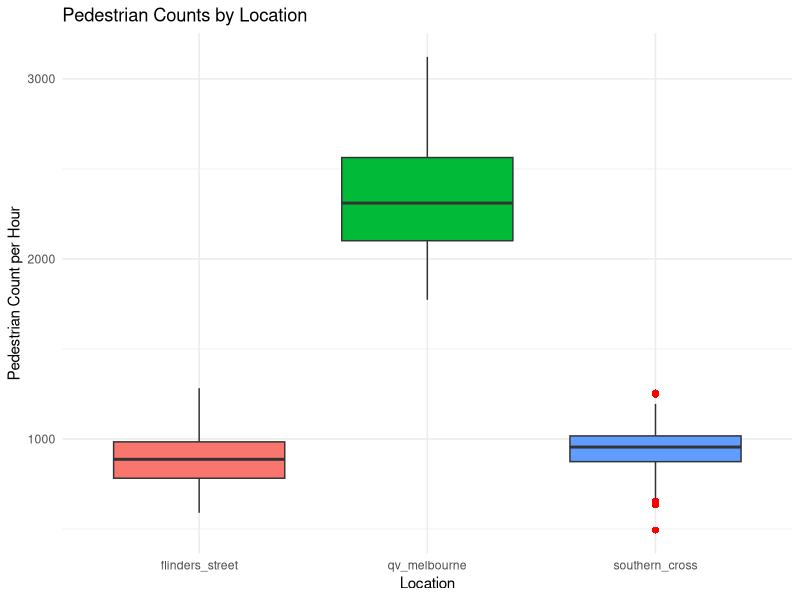
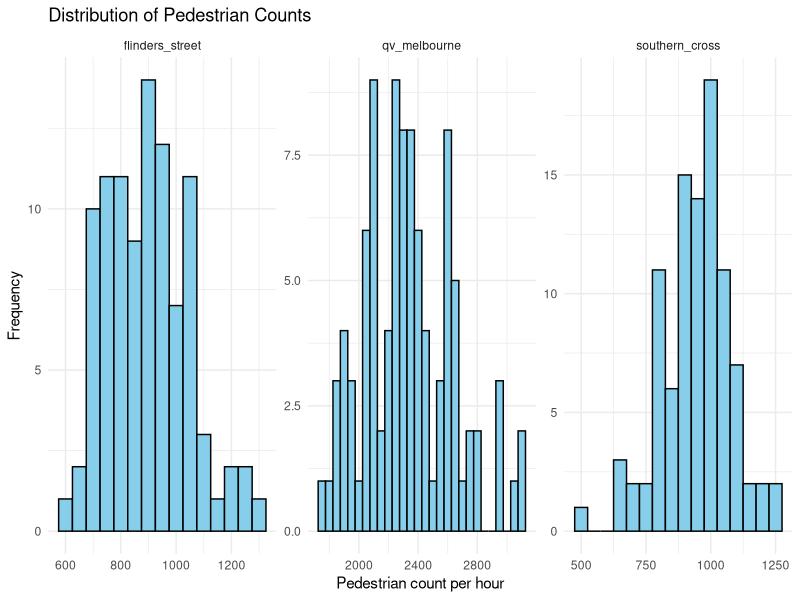
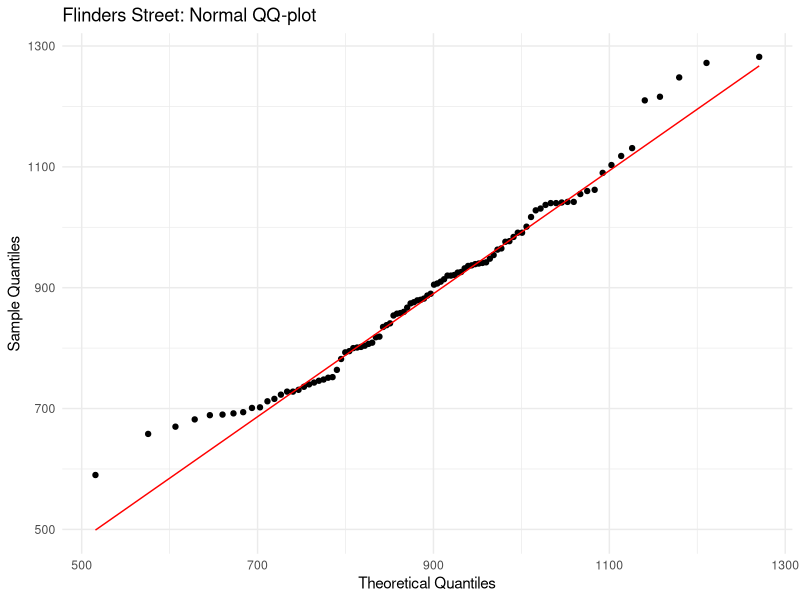
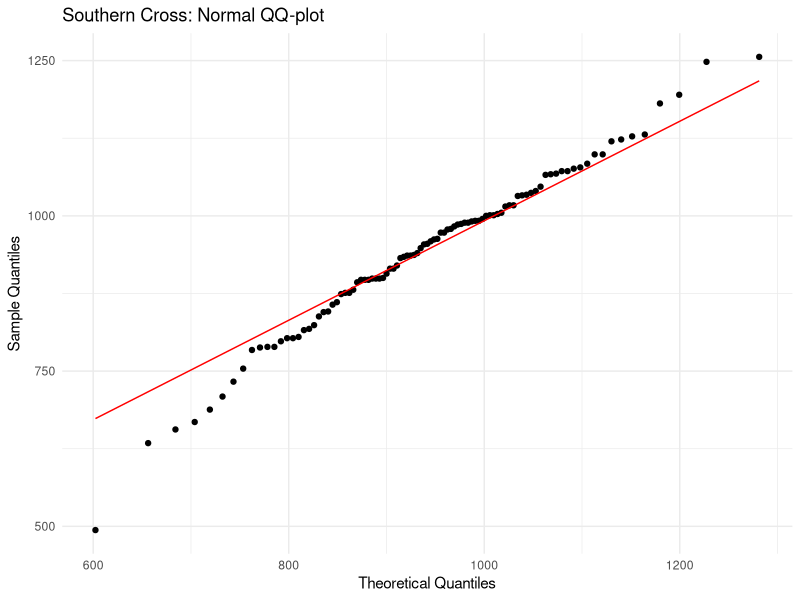
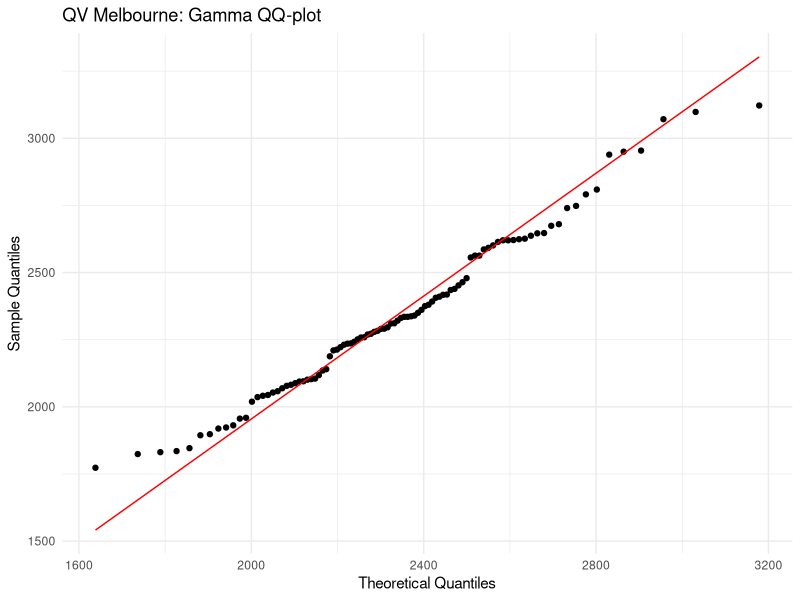
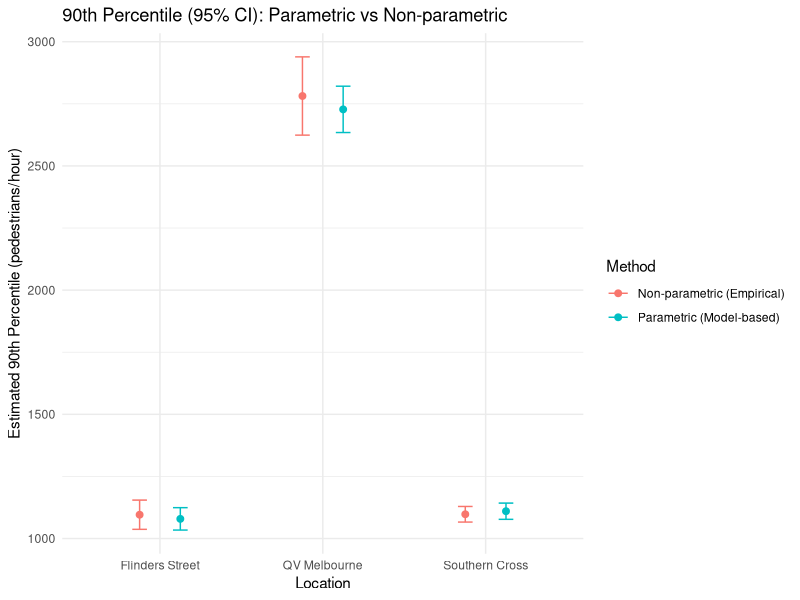
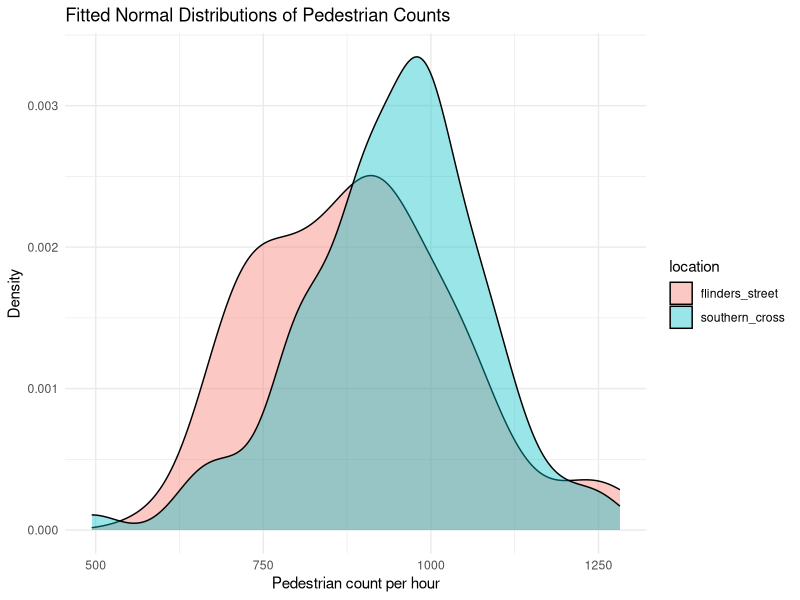
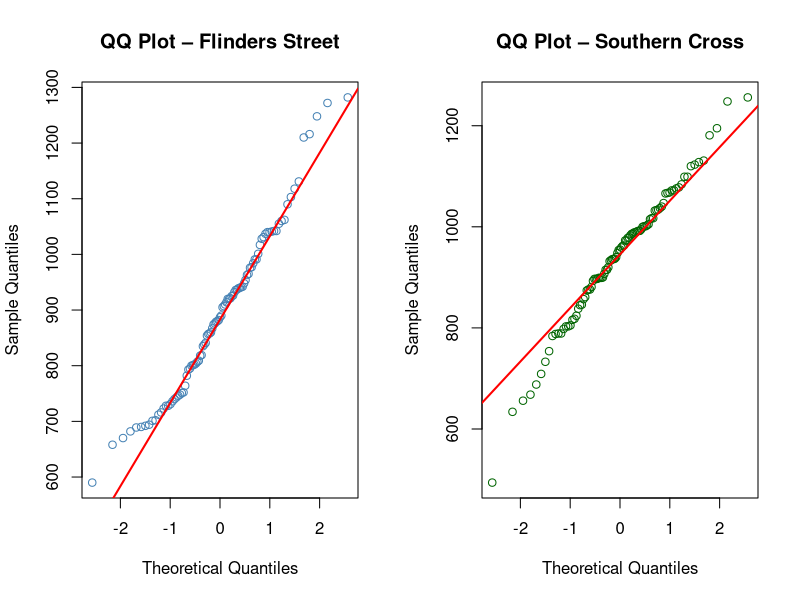

The R source for these figures, in order:
## ---- chunk 1
# Load required libraries
library(tidyverse)
library(gridExtra) 
library(broom)      
library(dplyr)
library(ggplot2)
library(MASS)

# Set seed for reproducibility
set.seed(33895341)

# Set knitr options
knitr::opts_chunk$set(echo = TRUE, warning = FALSE,
                      eval = TRUE, message = FALSE)

# Read data (adjust path as needed)
pedestrians <- read.csv("data/pedestrians.csv")
# Verify that the data exists 
## ---- chunk 2
qv_melbourne_traffic <- pedestrians[["qv_melbourne"]]
southern_cross_traffic <- pedestrians[["southern_cross"]]
flinders_street_traffic <- pedestrians[["flinders_street"]]
## ---- chunk 3
ped_long <- pedestrians |>
  pivot_longer(cols = everything(),
               names_to = "location",
               values_to = "count")
## ---- chunk 4
get_mode <- function(x) {
  x <- x[!is.na(x)]
  ux <- unique(x)
  ux[which.max(tabulate(match(x, ux)))]
}

summary_stats <- ped_long |>
  group_by(location) |>
  summarise(
    n      = n(),                      
    Mean   = mean(count, na.rm = TRUE),
    Median = median(count, na.rm = TRUE),
    Mode   = get_mode(count),          
    SD     = sd(count, na.rm = TRUE),
    IQR    = IQR(count, na.rm = TRUE)
  ) |>
  mutate(across(where(is.numeric), ~round(.x, 1))) |>
  arrange(location)

summary_stats
## ---- chunk 5
ped_long |>
  mutate(location = forcats::fct_relevel(location, sort(unique(location)))) |>
  ggplot(aes(x = location, y = count, fill = location)) +
  geom_boxplot(outlier.colour = "red", outlier.shape = 16, outlier.size = 2) +
  labs(
    title = "Pedestrian Counts by Location",
    x = "Location",
    y = "Pedestrian Count per Hour"
  ) +
  theme_minimal() +
  theme(legend.position = "none")
## ---- chunk 6
ggplot(ped_long, aes(x = count)) +
  geom_histogram(binwidth = 50, fill = "skyblue", colour = "black") +
  facet_wrap(~ location, scales = "free") +
  labs(
    title = "Distribution of Pedestrian Counts",
    x = "Pedestrian count per hour",
    y = "Frequency"
  ) +
  theme_minimal()
## ---- chunk 7
fit_flinders <- MASS::fitdistr(flinders_street_traffic, "normal")
fit_southern <- MASS::fitdistr(southern_cross_traffic, "normal")
fit_qv       <- MASS::fitdistr(qv_melbourne_traffic,  "gamma")
## ---- chunk 8
# Helpers to tidy fits (matches Week 6 fitdistr pattern)
tidy_normal <- function(fit, location) {
  tibble::tibble(
    location = location, model = "Normal",
    mu     = unname(fit$estimate["mean"]),
    se_mu  = unname(fit$sd["mean"]),
    sigma  = unname(fit$estimate["sd"]),
    se_sigma = unname(fit$sd["sd"])
  )
}

tidy_gamma <- function(fit, location) {
  tibble::tibble(
    location = location, model = "Gamma",
    shape   = unname(fit$estimate["shape"]),
    se_shape= unname(fit$sd["shape"]),
    rate    = unname(fit$estimate["rate"]),
    se_rate = unname(fit$sd["rate"])
  )
}

# Build the report in one go
report_tbl_display <- dplyr::bind_rows(
  tidy_normal(fit_flinders, "Flinders Street"),
  tidy_normal(fit_southern, "Southern Cross"),
  tidy_gamma(fit_qv,       "QV Melbourne")
) |>
  dplyr::mutate(dplyr::across(where(is.numeric), ~round(.x, 3)))

report_tbl_display
## ---- chunk 9
# --- Flinders Street (Normal) ---
ggplot(data.frame(x = flinders_street_traffic), aes(sample = x)) +
  stat_qq(distribution = qnorm,
          dparams = list(mean = fit_flinders$estimate["mean"],
                         sd   = fit_flinders$estimate["sd"])) +
  stat_qq_line(distribution = qnorm,
               dparams = list(mean = fit_flinders$estimate["mean"],
                              sd   = fit_flinders$estimate["sd"]),
               colour = "red") +
  labs(title = "Flinders Street: Normal QQ-plot",
       x = "Theoretical Quantiles", y = "Sample Quantiles") +
  theme_minimal()

# --- Southern Cross (Normal) ---
ggplot(data.frame(x = southern_cross_traffic), aes(sample = x)) +
  stat_qq(distribution = qnorm,
          dparams = list(mean = fit_southern$estimate["mean"],
                         sd   = fit_southern$estimate["sd"])) +
  stat_qq_line(distribution = qnorm,
               dparams = list(mean = fit_southern$estimate["mean"],
                              sd   = fit_southern$estimate["sd"]),
               colour = "red") +
  labs(title = "Southern Cross: Normal QQ-plot",
       x = "Theoretical Quantiles", y = "Sample Quantiles") +
  theme_minimal()

# --- QV Melbourne (Gamma) ---
ggplot(data.frame(x = qv_melbourne_traffic), aes(sample = x)) +
  stat_qq(distribution = qgamma,
          dparams = list(shape = fit_qv$estimate["shape"],
                         rate  = fit_qv$estimate["rate"])) +
  stat_qq_line(distribution = qgamma,
               dparams = list(shape = fit_qv$estimate["shape"],
                              rate  = fit_qv$estimate["rate"]),
               colour = "red") +
  labs(title = "QV Melbourne: Gamma QQ-plot",
       x = "Theoretical Quantiles", y = "Sample Quantiles") +
  theme_minimal()
## ---- chunk 10
# Get each of the locations
qv_melbourne_traffic <- pedestrians[["qv_melbourne"]]
southern_cross_traffic <- pedestrians[["southern_cross"]]
flinders_street_traffic <- pedestrians[["flinders_street"]]
## ---- chunk 11
find_90th_percentile <- function(data, trials = 5000) {
  # Step 1: Remove missing values to ensure only valid pedestrian counts are used
  x <- data[!is.na(data)]
  n <- length(x)
  
  # Step 2–4: Bootstrap re-sampling to estimate sampling variability
  q_boot <- replicate(trials, {
    # Step 2: Create a bootstrap sample by sampling with replacement
    xb <- sample(x, size = n, replace = TRUE)
    
    # Step 3: Calculate the empirical 90th percentile for this sample
    quantile(xb, probs = 0.9, type = 7)
  })
  
  # Step 5: Construct a 95% confidence interval from the bootstrap distribution
  ci <- quantile(q_boot, c(0.025, 0.975))
  
  # Return the lower and upper bounds of the 95% CI for the 90th percentile
  list(
    ci_lower = ci[1],
    ci_upper = ci[2]
  )
}
## ---- chunk 12
find_90th_percentile_model <- function(data, model = "normal", trials = 5000) {
  # Remove missing values
  x <- data[!is.na(data)]
  n <- length(x)
  
  if (model == "normal") {
    # Step 1: Fit model to original data
    # Following Week 6 lecture, slide 51
    fit <- MASS::fitdistr(x, "normal")
    mu_hat <- fit$estimate["mean"]
    sigma_hat <- fit$estimate["sd"]
    
    # Step 2: Calculate model-based 90th percentile (point estimate)
    q90_point <- qnorm(0.9, mean = mu_hat, sd = sigma_hat)
    
    # Step 3: Bootstrap CI by RESAMPLING OBSERVED DATA
    # Following Week 6 lecture, slide 37:
    # "Resample n draws from the observed data values, with replacement"
    q_boot <- replicate(trials, {
      # Resample the OBSERVED data (not generate new data)
      xb <- sample(x, size = n, replace = TRUE)
      
      # Refit the model to this bootstrap sample
      fit_b <- MASS::fitdistr(xb, "normal")
      
      # Calculate 90th percentile from the refitted model
      qnorm(0.9, mean = fit_b$estimate["mean"], 
                 sd = fit_b$estimate["sd"])
    })
    
  } else if (model == "gamma") {
    # Step 1: Fit model to original data
    fit <- MASS::fitdistr(x, "gamma")
    shape_hat <- fit$estimate["shape"]
    rate_hat <- fit$estimate["rate"]
    
    # Step 2: Calculate model-based 90th percentile (point estimate)
    q90_point <- qgamma(0.9, shape = shape_hat, rate = rate_hat)
    
    # Step 3: Bootstrap CI by RESAMPLING OBSERVED DATA
    q_boot <- replicate(trials, {
      # Resample the OBSERVED data
      xb <- sample(x, size = n, replace = TRUE)
      
      # Refit the model to this bootstrap sample
      fit_b <- MASS::fitdistr(xb, "gamma")
      
      # Calculate 90th percentile from the refitted model
      qgamma(0.9, shape = fit_b$estimate["shape"], 
                  rate = fit_b$estimate["rate"])
    })
    
  } else {
    stop("Model must be either 'normal' or 'gamma'")
  }
  
  # Calculate 95% CI using percentile bootstrap method
  # Following Week 5 lecture, slide 26 and Week 6 lecture, slide 37
  ci <- quantile(q_boot, c(0.025, 0.975), names = FALSE)
  
  list(
    q90_estimate = q90_point,
    ci_lower = ci[1],
    ci_upper = ci[2]
  )
}

## ---- chunk 13
# Approach 1: Sample (Empirical) Quantile Method
qv_estimate_bootstrap <- find_90th_percentile(qv_melbourne_traffic)
flinders_estimate_bootstrap <- find_90th_percentile(flinders_street_traffic)
southern_estimate_bootstrap <- find_90th_percentile(southern_cross_traffic)
## ---- chunk 14
# Approach 2: Model Based Quantile
flinders_param <- find_90th_percentile_model(flinders_street_traffic, model = "normal")
southern_param <- find_90th_percentile_model(southern_cross_traffic, model = "normal")
qv_param       <- find_90th_percentile_model(qv_melbourne_traffic, model = "gamma")
## ---- chunk 15
# --- Point estimates (non-bootstrapped) ---aasdfasdfa
# Empirical (sample) 90th percentile
q90_emp_qv       <- quantile(qv_melbourne_traffic,       0.90, type = 7)
q90_emp_flinders <- quantile(flinders_street_traffic,    0.90, type = 7)
q90_emp_southern <- quantile(southern_cross_traffic,     0.90, type = 7)

# Model-based 90th percentile using fitted parameters from Task 1
q90_mod_flinders <- qnorm(0.90, mean = fit_flinders$estimate["mean"],
                                  sd   = fit_flinders$estimate["sd"])
q90_mod_southern <- qnorm(0.90, mean = fit_southern$estimate["mean"],
                                  sd   = fit_southern$estimate["sd"])
q90_mod_qv       <- qgamma(0.90, shape = fit_qv$estimate["shape"],
                                   rate  = fit_qv$estimate["rate"])

# --- Build a single tidy results table (long form) ---
results_task2 <- dplyr::bind_rows(
  # Empirical method (non-parametric bootstrap CI)
  tibble::tibble(
    Location   = c("QV Melbourne", "Flinders Street", "Southern Cross"),
    Method     = "Non-parametric (Empirical)",
    Point      = c(q90_emp_qv, q90_emp_flinders, q90_emp_southern),
    Lower_95CI = c(qv_estimate_bootstrap$ci_lower,
                   flinders_estimate_bootstrap$ci_lower,
                   southern_estimate_bootstrap$ci_lower),
    Upper_95CI = c(qv_estimate_bootstrap$ci_upper,
                   flinders_estimate_bootstrap$ci_upper,
                   southern_estimate_bootstrap$ci_upper)
  ),
  # Model-based method (non-parametric bootstrap CI around model quantile)
  tibble::tibble(
    Location   = c("QV Melbourne", "Flinders Street", "Southern Cross"),
    Method     = "Parametric (Model-based)",
    Point      = c(q90_mod_qv, q90_mod_flinders, q90_mod_southern),
    Lower_95CI = c(qv_param$ci_lower, flinders_param$ci_lower, southern_param$ci_lower),
    Upper_95CI = c(qv_param$ci_upper, flinders_param$ci_upper, southern_param$ci_upper)
  )
) |>
  dplyr::mutate(dplyr::across(where(is.numeric), ~round(.x, 2)))

results_task2
## ---- chunk 16
plot_df <- results_task2 %>%
  mutate(Mid = (Lower_95CI + Upper_95CI) / 2)

# Visualise: midpoint with 95% CI bars, dodged by Method
ggplot(plot_df, aes(x = Location, y = Mid, color = Method)) +
  geom_point(position = position_dodge(width = 0.5), size = 2) +
  geom_errorbar(aes(ymin = Lower_95CI, ymax = Upper_95CI),
                position = position_dodge(width = 0.5), width = 0.18) +
  labs(
    title = "90th Percentile (95% CI): Parametric vs Non-parametric",
    x = "Location",
    y = "Estimated 90th Percentile (pedestrians/hour)",
    color = "Method"
  ) +
  theme_minimal()
## ---- chunk 17
# Prepare the data
flinders <- pedestrians$flinders_street
southern <- pedestrians$southern_cross
## ---- chunk 18
ped_long |>
  filter(location %in% c("flinders_street", "southern_cross")) |>
  ggplot(aes(x = count, fill = location)) +
  geom_density(alpha = 0.4) +
  labs(title = "Fitted Normal Distributions of Pedestrian Counts",
       x = "Pedestrian count per hour",
       y = "Density") +
  theme_minimal()
## ---- chunk 19
## QQ plots to check Normality for Flinders Street and Southern Cross

# Display two plots side by side
par(mfrow = c(1, 2))

# QQ plot for Flinders Street
qqnorm(flinders,
       main = "QQ Plot – Flinders Street",
       xlab = "Theoretical Quantiles",
       ylab = "Sample Quantiles",
       col = "steelblue")
qqline(flinders, col = "red", lwd = 2)

# QQ plot for Southern Cross
qqnorm(southern,
       main = "QQ Plot – Southern Cross",
       xlab = "Theoretical Quantiles",
       ylab = "Sample Quantiles",
       col = "darkgreen")
qqline(southern, col = "red", lwd = 2)
## ---- chunk 20
ci_res <- t.test(flinders, southern, conf.level = 0.95)

mean_diff <- ci_res$estimate[1] - ci_res$estimate[2]
ci_lower  <- ci_res$conf.int[1]
ci_upper  <- ci_res$conf.int[2]
## ---- chunk 21
ci_df <- tibble(
  comparison = "Flinders − Southern Cross",
  mean_diff = mean_diff,
  lwr = ci_lower,
  upr = ci_upper
)

ggplot(ci_df, aes(x = comparison, y = mean_diff)) +
  geom_point(size = 4, colour = "blue") +
  geom_errorbar(aes(ymin = lwr, ymax = upr), width = 0.15, colour = "blue") +
  geom_hline(yintercept = 0, linetype = 2, colour = "black") +
  geom_hline(yintercept =  80, linetype = 3, colour = "red") +
  geom_hline(yintercept = -80, linetype = 3, colour = "red") +
  labs(
    title = "95% Confidence Interval for Mean Difference",
    x = NULL,
    y = "Mean difference (Flinders − Southern Cross)"
  ) +
  theme_minimal()
## ---- chunk 22
ci <- ci_res$conf.int
difference <- ci[2] - ci[1]
difference
## ---- chunk 23
# Transform data to long format for analysis
# Following the pivot_longer pattern from Week 3 solutions
peds_long <- pedestrians |>
  pivot_longer(cols = c(southern_cross, flinders_street, qv_melbourne),
               names_to = "location",
               values_to = "count")

# Calculate confidence intervals for each location
# Following the t-distribution approach from Week 3 lecture, slide 50
# Using group_by and summarise pattern from Week 5 solutions
ci_results <- peds_long |>
  group_by(location) |>
  summarise(
    mean = mean(count),
    n = n(),
    se = sd(count) / sqrt(n),
    # Critical value from t-distribution (Week 3 lecture, slide 39)
    t_val = qt(0.975, df = n - 1),
    ci_lower = mean - t_val * se,
    ci_upper = mean + t_val * se
  )

# Display results
print(ci_results)
## ---- chunk 24
# Visualization: Comparison of mean pedestrian counts with 95% CIs
# Following the comparison visualization style from Week 4 lecture
ggplot(ci_results, aes(x = location, y = mean)) +
  geom_point(size = 3, color = "darkblue") +
  geom_errorbar(aes(ymin = ci_lower, ymax = ci_upper), 
                width = 0.2, 
                linewidth = 1,
                color = "darkblue") +
  labs(
    title = "Average Pedestrian Count by Location with 95% Confidence Intervals",
    x = "Location",
    y = "Average Pedestrians per Hour"
  ) +
  theme_minimal(base_size = 13)
## ---- chunk 25
# Define parameters
threshold <- 1000
base_pay  <- 10000
bonus_pay <- 5000

# Transform data to long format with exceed indicator
# Following pivot_longer pattern from Week 3 solutions
peds_long <- pedestrians |>
  pivot_longer(cols = c(southern_cross, flinders_street, qv_melbourne),
               names_to = "location",
               values_to = "count") |>
  mutate(
    location = recode(location,
                     "southern_cross"  = "Southern Cross",
                     "flinders_street" = "Flinders Street", 
                     "qv_melbourne"    = "QV Melbourne"),
    exceed = as.integer(count > threshold)
  )
## ---- chunk 26
# Bayesian analysis using Beta-Binomial conjugate pair
# Following Week 8 lecture material on conjugate priors
alpha_prior <- 1
beta_prior  <- 1

bayesian_results <- peds_long |>
  group_by(location) |>
  summarise(
    n_days   = n(),
    n_exceed = sum(exceed),
    .groups  = "drop"
  ) |>
  mutate(
    # Posterior parameters (Week 8 lecture, slide 6)
    alpha_post = alpha_prior + n_exceed,
    beta_post  = beta_prior + n_days - n_exceed,
    
    # Posterior mean of θ (Week 8 lecture)
    theta_mean = alpha_post / (alpha_post + beta_post),
    
    # 95% credible interval for θ using Beta quantiles
    # Following Week 8 solutions pattern
    theta_lower = qbeta(0.025, alpha_post, beta_post),
    theta_upper = qbeta(0.975, alpha_post, beta_post),
    
    # Transform to revenue scale (linear transformation)
    # R = base_pay + bonus_pay * θ
    revenue_mean  = base_pay + bonus_pay * theta_mean,
    revenue_lower = base_pay + bonus_pay * theta_lower,
    revenue_upper = base_pay + bonus_pay * theta_upper
  )

print(bayesian_results)
## ---- chunk 27
# Bootstrap analysis - following Week 5 lecture material
set.seed(24205242)  # For reproducibility
B <- 5000  # Number of bootstrap samples (Week 5 standard)

bootstrap_results <- peds_long |>
  group_by(location) |>
  summarise(
    n_days = n(),
    n_exceed = sum(exceed),
    
    # Empirical proportion (point estimate)
    theta_empirical = n_exceed / n_days,
    
    # Bootstrap CI calculation
    theta_boot_lower = {
      # Generate B bootstrap samples
      boot_props <- replicate(B, {
        boot_sample <- sample(exceed, size = n_days, replace = TRUE)
        mean(boot_sample)
      })
      # 2.5% percentile (Week 5 lecture, slide 15)
      quantile(boot_props, 0.025)
    },
    
    theta_boot_upper = {
      boot_props <- replicate(B, {
        boot_sample <- sample(exceed, size = n_days, replace = TRUE)
        mean(boot_sample)
      })
      # 97.5% percentile
      quantile(boot_props, 0.975)
    },
    
    # Transform to revenue scale
    revenue_empirical = base_pay + bonus_pay * theta_empirical,
    revenue_boot_lower = base_pay + bonus_pay * theta_boot_lower,
    revenue_boot_upper = base_pay + bonus_pay * theta_boot_upper,
    
    .groups = "drop"
  )

print(bootstrap_results)
## ---- chunk 28
# Compare the two methods
# Following Week 1 dplyr patterns for column selection
comparison <- bayesian_results |>
  dplyr::select(location, revenue_mean, revenue_lower, revenue_upper) |>
  dplyr::rename(Bayesian_Mean = revenue_mean,
                Bayesian_Lower = revenue_lower,
                Bayesian_Upper = revenue_upper) |>
  left_join(
    bootstrap_results |>
      dplyr::select(location, revenue_empirical, revenue_boot_lower, revenue_boot_upper) |>
      dplyr::rename(Bootstrap_Mean = revenue_empirical,
                    Bootstrap_Lower = revenue_boot_lower,
                    Bootstrap_Upper = revenue_boot_upper),
    by = "location"
  )

print(comparison)
## ---- chunk 29
# Create combined visualization showing both methods
# Following Week 5 visualization patterns for bootstrap results
# Prepare data for plotting
plot_data <- bind_rows(
  bayesian_results |>
    dplyr::select(location, revenue_mean, revenue_lower, revenue_upper) |>
    mutate(method = "Bayesian (Beta-Binomial)"),
  bootstrap_results |>
    dplyr::select(location, 
           revenue_mean = revenue_empirical,
           revenue_lower = revenue_boot_lower,
           revenue_upper = revenue_boot_upper) |>
    mutate(method = "Frequentist (Bootstrap)")
)

ggplot(plot_data, aes(x = location, y = revenue_mean, color = method)) +
  geom_point(size = 3, position = position_dodge(width = 0.3)) +
  geom_errorbar(aes(ymin = revenue_lower, ymax = revenue_upper),
                width = 0.2, 
                linewidth = 1,
                position = position_dodge(width = 0.3)) +
  labs(
    title = "Expected Billboard Revenue: Comparison of Two Methods",
    subtitle = "Bayesian credible intervals vs. Bootstrap confidence intervals",
    x = "Location",
    y = "Expected Revenue ($)",
    color = "Method"
  ) +
  theme_minimal(base_size = 12) +
  theme(legend.position = "bottom") +
  coord_flip()
## ---- chunk 30
sessionInfo()
